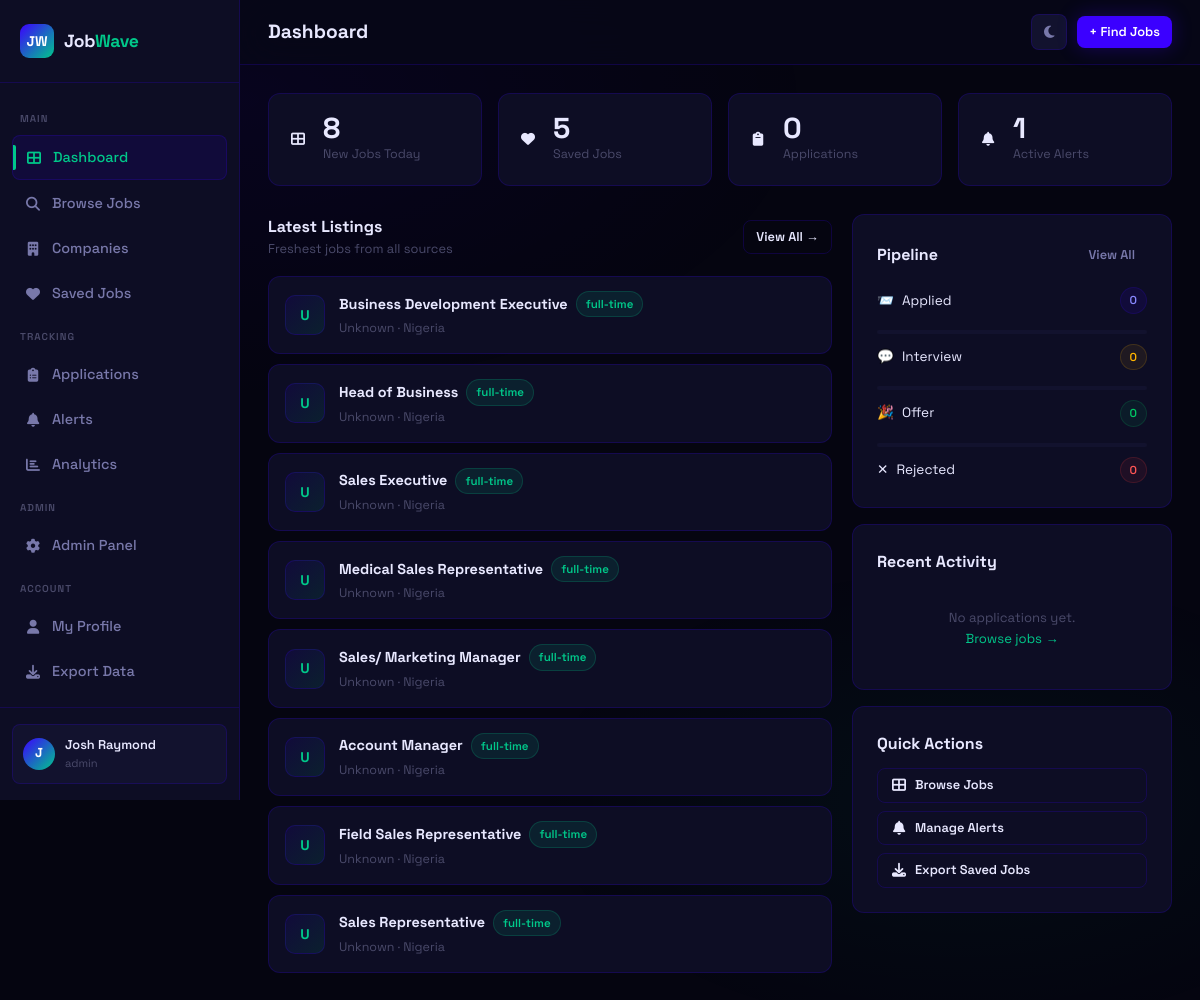
Page /dashboard (signed in) on the earlier database version.
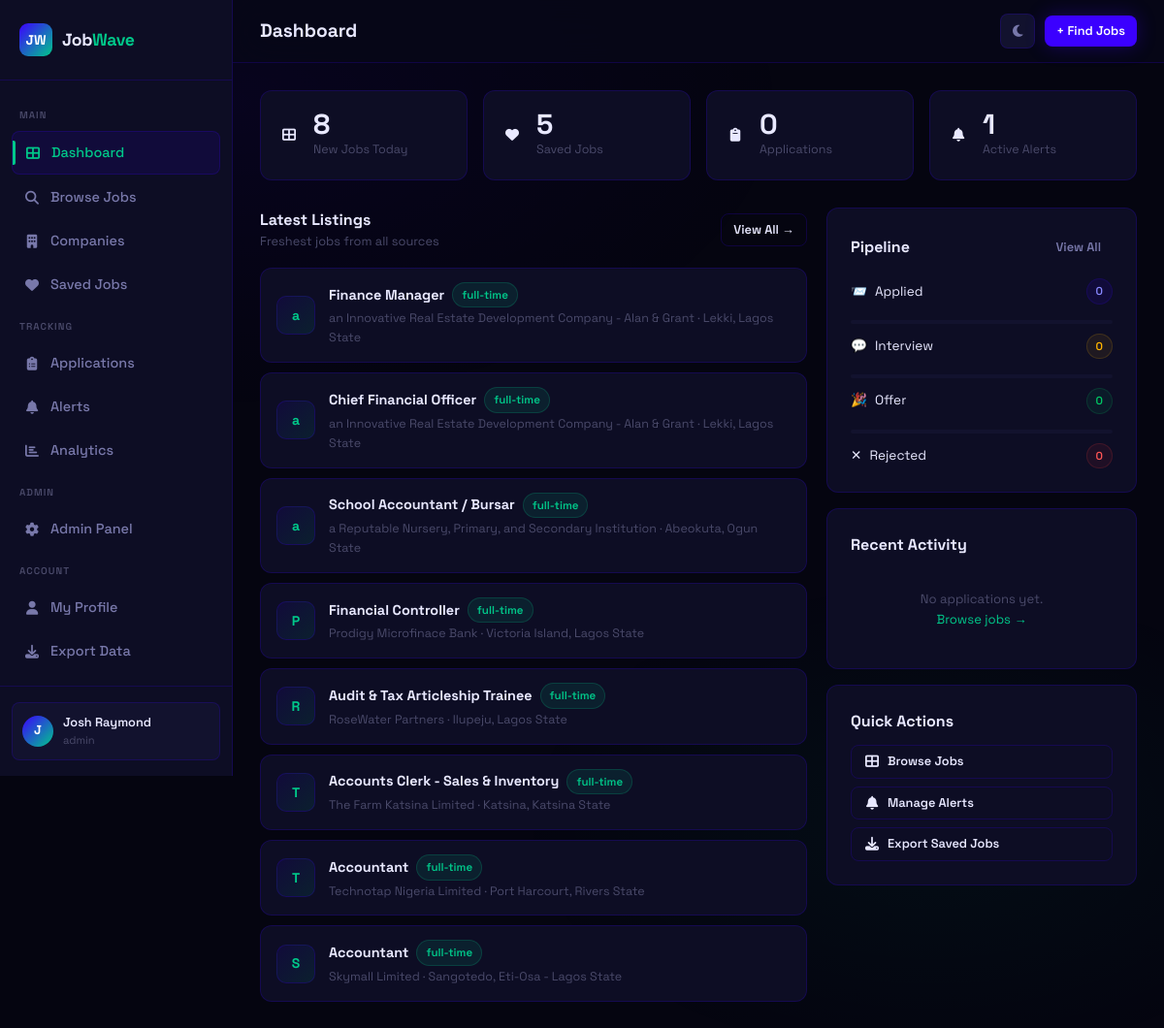
Same page on the later database version.
### app.py (models this page shows)
class Job(db.Model):
    id = db.Column(db.Integer, primary_key=True)
    title = db.Column(db.String(200), nullable=False)
    company = db.Column(db.String(200), nullable=False)
    location = db.Column(db.String(200))
    job_type = db.Column(db.String(50))          # full-time | part-time | remote | contract
    experience = db.Column(db.String(50))         # entry | mid | senior
    salary_min = db.Column(db.Integer)
    salary_max = db.Column(db.Integer)
    description = db.Column(db.Text)
    requirements = db.Column(db.Text)
    source = db.Column(db.String(100))
    source_url = db.Column(db.String(500))
    source_id = db.Column(db.String(200), unique=True)  # duplicate detection
    tags = db.Column(db.String(500))
    is_active = db.Column(db.Boolean, default=True)
    scraped_at = db.Column(db.DateTime, default=datetime.utcnow)
    posted_at = db.Column(db.DateTime)
    views = db.Column(db.Integer, default=0)

### app.py (the view)
@app.route('/dashboard')
@login_required
def dashboard():
    saved_count = SavedJob.query.filter_by(user_id=current_user.id).count()
    app_count = Application.query.filter_by(user_id=current_user.id).count()
    alert_count = Alert.query.filter_by(user_id=current_user.id, is_active=True).count()
    recent_apps = Application.query.filter_by(user_id=current_user.id)\
        .order_by(Application.applied_at.desc()).limit(5).all()
    status_counts = {}
    for status in ['applied', 'interview', 'offer', 'rejected']:
        status_counts[status] = Application.query.filter_by(user_id=current_user.id, status=status).count()
    recent_jobs = Job.query.filter_by(is_active=True).order_by(Job.scraped_at.desc()).limit(8).all()
    return render_template('dashboard.html', saved_count=saved_count, app_count=app_count,
                           alert_count=alert_count, recent_apps=recent_apps,
                           status_counts=status_counts, recent_jobs=recent_jobs)

### app.py (called while the page is built)
@login_manager.user_loader
def load_user(user_id):
    return User.query.get(int(user_id))

    @property
    def is_authenticated(self): return True

### templates/dashboard.html (shortened to what the changed rows need)
<link rel="stylesheet" href="https://cdnjs.cloudflare.com/ajax/libs/font-awesome/6.5.0/css/all.min.css">
{% extends 'base.html' %}
{% block page_title %}Dashboard{% endblock %}
{% block content %}
<div class="stagger">
  <div class="dashboard-grid">
    <div class="dashboard-main">
      <div style="display:flex;flex-direction:column;gap:10px;">
        {% for job in recent_jobs %}
        <div class="card job-row-card">
          <div class="company-logo" style="width:40px;height:40px;font-size:14px;flex-shrink:0;">{{ job.company[0] }}</div>
          <div style="flex:1;min-width:0;">
            <div style="display:flex;align-items:center;gap:8px;flex-wrap:wrap;">
              <a href="{{ url_for('job_detail', job_id=job.id) }}" style="font-weight:700;font-size:0.9rem;color:var(--text);">{{ job.title }}</a>
              <span class="badge badge-mint">{{ job.job_type or 'full-time' }}</span>
            </div>
            <div style="font-size:0.78rem;color:var(--text-muted);margin-top:2px;">{{ job.company }} · {{ job.location }}</div>
          </div>
        </div>
        {% endfor %}
      </div>
    </div>
    <div class="dashboard-side">
      <div class="card">
        <div style="display:flex;flex-direction:column;gap:10px;margin-top:4px;">
          {% set statuses = [('applied','badge-indigo','📨'),('interview','badge-amber','💬'),('offer','badge-green','🎉'),('rejected','badge-red','✕')] %}
          {% for status, cls, icon in statuses %}
          {% set count = status_counts.get(status, 0) %}
          <div style="display:flex;align-items:center;justify-content:space-between;">
            <div style="display:flex;align-items:center;gap:8px;font-size:0.85rem;">
              <span>{{ icon }}</span>
              <span style="text-transform:capitalize;">{{ status }}</span>
            </div>
            <span class="badge {{ cls }}">{{ count }}</span>
          </div>
          {% if not loop.last %}
          <div class="progress">
          </div>
          {% endif %}
          {% endfor %}
        </div>
      </div>
    </div>
  </div>
</div>
{% endblock %}

Differences in the rows shown:
no longer on this page (row unchanged): Job: company "U", title "Business Development Executive", job_type "full-time", company "Unknown", location "Nigeria"
no longer on this page (row unchanged): Job: company "U", title "Head of Business", job_type "full-time", company "Unknown", location "Nigeria"
no longer on this page (row unchanged): Job: company "U", title "Sales Executive", job_type "full-time", company "Unknown", location "Nigeria"
no longer on this page (row unchanged): Job: company "U", title "Medical Sales Representative", job_type "full-time", company "Unknown", location "Nigeria"
no longer on this page (row unchanged): Job: company "U", title "Sales/ Marketing Manager", job_type "full-time", company "Unknown", location "Nigeria"
no longer on this page (row unchanged): Job: company "U", title "Account Manager", job_type "full-time", company "Unknown", location "Nigeria"
no longer on this page (row unchanged): Job: company "U", title "Field Sales Representative", job_type "full-time", company "Unknown", location "Nigeria"
no longer on this page (row unchanged): Job: company "U", title "Sales Representative", job_type "full-time", company "Unknown", location "Nigeria"
added Job: company "a", title "Finance Manager", job_type "full-time", company "an Innovative Real Estate Development Company - Alan & Grant", location "Lekki, Lagos State"
added Job: company "a", title "Chief Financial Officer", job_type "full-time", company "an Innovative Real Estate Development Company - Alan & Grant", location "Lekki, Lagos State"
added Job: company "a", title "School Accountant / Bursar", job_type "full-time", company "a Reputable Nursery, Primary, and Secondary Institution", location "Abeokuta, Ogun State"
added Job: company "P", title "Financial Controller", job_type "full-time", company "Prodigy Microfinace Bank", location "Victoria Island, Lagos State"
added Job: company "R", title "Audit & Tax Articleship Trainee", job_type "full-time", company "RoseWater Partners", location "Ilupeju, Lagos State"
added Job: company "T", title "Accounts Clerk - Sales & Inventory", job_type "full-time", company "The Farm Katsina Limited", location "Katsina, Katsina State"
added Job: company "T", title "Accountant", job_type "full-time", company "Technotap Nigeria Limited", location "Port Harcourt, Rivers State"
added Job: company "S", title "Accountant", job_type "full-time", company "Skymall Limited", location "Sangotedo, Eti-Osa - Lagos State"
